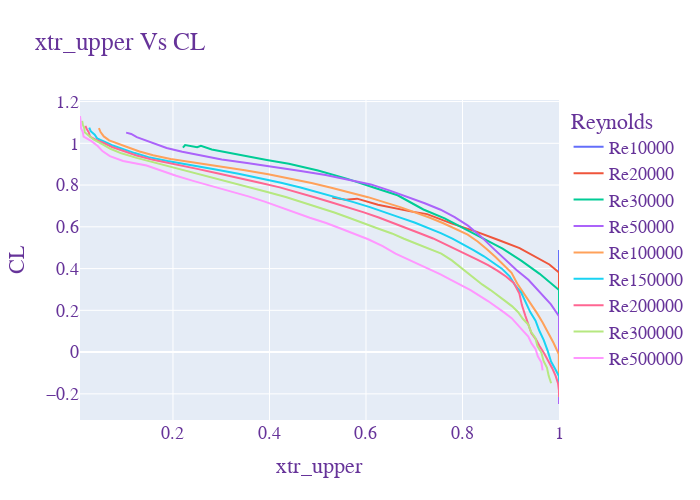

Notebook cell for this chart:
### Code cell
import plotly.graph_objects as go
fig = go.Figure()

for re in reynolds:
    polar = polars[re]
    fig.add_trace(go.Scatter(
        x=polar['xtr_upper'],
        y=polar['CL'],
        name="Re" + str(re)      # this sets its legend entry
    ))

    fig.update_layout(
        title="xtr_upper Vs CL",
        width=700, 
        height=500,
        xaxis_title="xtr_upper",
        yaxis_title="CL",
        legend_title="Reynolds",
        font=dict(
            family="Courier New, monospace",
            size=18,
            color="RebeccaPurple"
        )
    )

fig.show()
